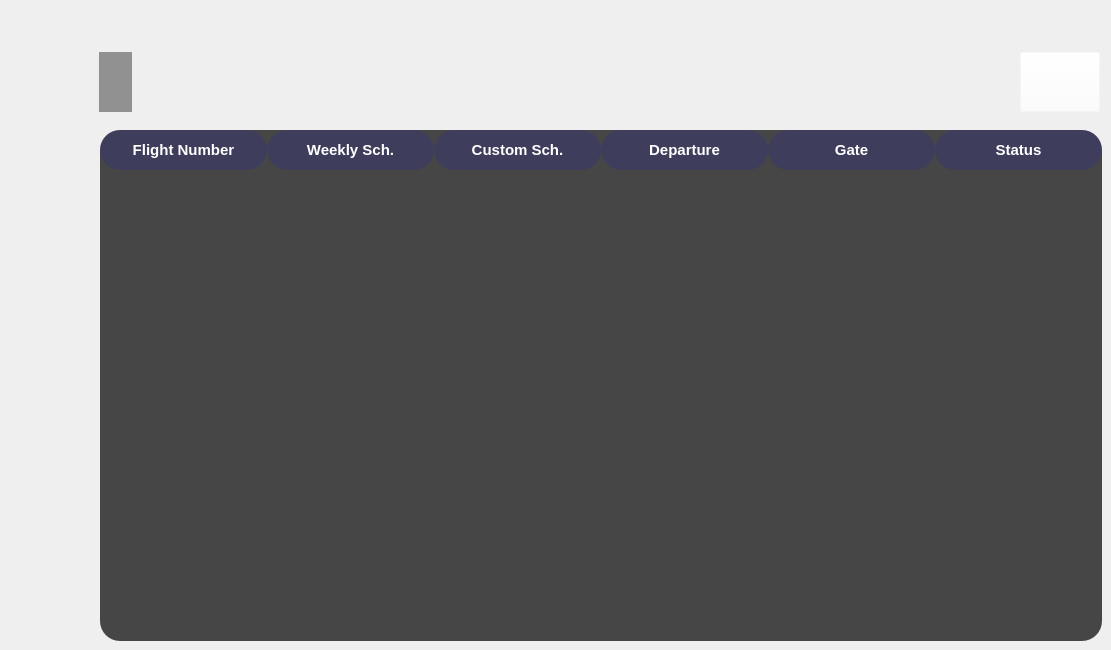
      <widget class="QWidget" name="Page_pilot">
       <property name="styleSheet">
        <string notr="true">#Page_pilot{

border-image: url(:/bg/pexels-pixabay-62623.jpg);}</string>
       </property>
       <widget class="QTableWidget" name="table_forpilot">
        <property name="geometry">
         <rect>
          <x>100</x>
          <y>130</y>
          <width>1002</width>
          <height>511</height>
         </rect>
        </property>
        <property name="focusPolicy">
         <enum>Qt::NoFocus</enum>
        </property>
        <property name="styleSheet">
         <string notr="true">#table_forpilot QHeaderView::section{
margin: 0px;
background-color:rgba(0,0,255,30);
color: white;
border-style:none;
height: 40px;
border-radius: 20px;
}

#table_forpilot {
/* border-bottom-left-radius: 20px;
border-bottom-right-radius: 20px; */
background-color: rgba(0,0,0,180);
gridline-color: rgba(0,0,255,30);
border-radius: 20px;
color:white;
font: 10pt &quot;MS Shell Dlg 2&quot;;
outline: 0px;
selection-background-color: rgba(0,0,255,50);
selection-color: white;
}

#table_forpilot QFrame{
background-color: transparent;
border: 0px solid red;
border-radius: 20px;
}
</string>
        </property>
        <property name="editTriggers">
         <set>QAbstractItemView::NoEditTriggers</set>
        </property>
        <property name="selectionMode">
         <enum>QAbstractItemView::SingleSelection</enum>
        </property>
        <property name="selectionBehavior">
         <enum>QAbstractItemView::SelectRows</enum>
        </property>
        <property name="textElideMode">
         <enum>Qt::ElideRight</enum>
        </property>
        <property name="rowCount">
         <number>0</number>
        </property>
        <attribute name="horizontalHeaderDefaultSectionSize">
         <number>167</number>
        </attribute>
        <attribute name="verticalHeaderVisible">
         <bool>false</bool>
        </attribute>
        <column>
         <property name="text">
          <string>Flight Number</string>
         </property>
         <property name="font">
          <font>
           <pointsize>11</pointsize>
           <weight>75</weight>
           <bold>true</bold>
          </font>
         </property>
        </column>
        <column>
         <property name="text">
          <string>Weekly Sch.</string>
         </property>
         <property name="font">
          <font>
           <pointsize>11</pointsize>
           <weight>75</weight>
           <bold>true</bold>
          </font>
         </property>
        </column>
        <column>
         <property name="text">
          <string>Custom Sch.</string>
         </property>
         <property name="font">
          <font>
           <pointsize>11</pointsize>
           <weight>75</weight>
           <bold>true</bold>
          </font>
         </property>
        </column>
        <column>
         <property name="text">
          <string>Departure</string>
         </property>
         <property name="font">
          <font>
           <pointsize>11</pointsize>
           <weight>75</weight>
           <bold>true</bold>
          </font>
         </property>
        </column>
        <column>
         <property name="text">
          <string>Gate</string>
         </property>
         <property name="font">
          <font>
           <pointsize>11</pointsize>
           <weight>75</weight>
           <bold>true</bold>
          </font>
         </property>
        </column>
        <column>
         <property name="text">
          <string>Status</string>
         </property>
         <property name="font">
          <font>
           <pointsize>11</pointsize>
           <weight>75</weight>
           <bold>true</bold>
          </font>
         </property>
        </column>
       </widget>
       <widget class="QWidget" name="horizontalLayoutWidget">
        <property name="geometry">
         <rect>
          <x>99</x>
          <y>41</y>
          <width>1001</width>
          <height>82</height>
         </rect>
        </property>
        <layout class="QHBoxLayout" name="horizontalLayout">
         <item>
          <widget class="QLabel" name="pilot_name">
           <property name="sizePolicy">
            <sizepolicy hsizetype="Minimum" vsizetype="Preferred">
             <horstretch>0</horstretch>
             <verstretch>0</verstretch>
            </sizepolicy>
           </property>
           <property name="minimumSize">
            <size>
             <width>0</width>
             <height>60</height>
            </size>
           </property>
           <property name="maximumSize">
            <size>
             <width>700</width>
             <height>60</height>
            </size>
           </property>
           <property name="font">
            <font>
             <pointsize>16</pointsize>
             <weight>75</weight>
             <bold>true</bold>
            </font>
           </property>
           <property name="styleSheet">
            <string notr="true">color: rgb(255, 255, 255);
background-color: rgba(0,0,0,100);
border-radius: 20px;
padding-left:10px;
padding-right:10px
</string>
           </property>
           <property name="text">
            <string/>
           </property>
           <property name="alignment">
            <set>Qt::AlignLeading|Qt::AlignLeft|Qt::AlignVCenter</set>
           </property>
          </widget>
         </item>
         <item>
          <spacer name="horizontalSpacer">
           <property name="orientation">
            <enum>Qt::Horizontal</enum>
           </property>
           <property name="sizeHint" stdset="0">
            <size>
             <width>40</width>
             <height>20</height>
            </size>
           </property>
          </spacer>
         </item>
         <item>
          <widget class="QPushButton" name="pilot_logout">
           <property name="minimumSize">
            <size>
             <width>60</width>
             <height>60</height>
            </size>
           </property>
           <property name="font">
            <font>
             <pointsize>20</pointsize>
            </font>
           </property>
           <property name="cursor">
            <cursorShape>PointingHandCursor</cursorShape>
           </property>
           <property name="styleSheet">
            <string notr="true">#pilot_logout{
background-color: rgb(255, 255, 255,0);
outline: 0xp;
}

#pilot_logout:hover{
background-color: rgb(0, 0,0,100);
border-radius: 20px;
outline: 0xp;
}</string>
           </property>
           <property name="text">
            <string/>
           </property>
           <property name="icon">
            <iconset>
             <normaloff>../../Belgeler/ams_images/logout.png</normaloff>../../Belgeler/ams_images/logout.png</iconset>
           </property>
           <property name="iconSize">
            <size>
             <width>50</width>
             <height>50</height>
            </size>
           </property>
          </widget>
         </item>
        </layout>
       </widget>
      </widget>
